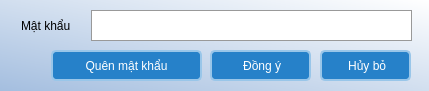
<?xml version="1.0" encoding="utf-8"?>
<ui version="4.0">
	<class>AdminLoginFormClass</class>
	<widget class="QDialog" name="AdminLoginFormClass">
		<property name="geometry">
			<rect>
				<x>0</x>
				<y>0</y>
				<width>429</width>
				<height>91</height>
			</rect>
		</property>
		<property name="windowTitle">
			<string>Đăng Nhập</string>
		</property>
		<property name="windowIcon">
			<iconset>
				<normaloff>../../Images/IriTracker_logo.png</normaloff>../../Images/IriTracker_logo.png
			</iconset>
		</property>
		<property name="styleSheet">
			<string notr="true">
				QDialog {
				background-color: qlineargradient(spread:pad, x1:1, y1:0, x2:0, y2:1, stop:0 #ffffff, stop:1 #a4bedf);
				}
			</string>
		</property>
		<widget class="QLabel" name="label">
			<property name="geometry">
				<rect>
					<x>21</x>
					<y>10</y>
					<width>71</width>
					<height>31</height>
				</rect>
			</property>
			<property name="font">
				<font>
					<pointsize>9</pointsize>
				</font>
			</property>
			<property name="text">
				<string>Mật khẩu</string>
			</property>
		</widget>
		<widget class="QLineEdit" name="passwordInput">
			<property name="geometry">
				<rect>
					<x>91</x>
					<y>10</y>
					<width>321</width>
					<height>31</height>
				</rect>
			</property>
			<property name="styleSheet">
				<string notr="true">
					QLineEdit {
					height: 30px;
					border-radius: 0;
					border: 1px solid #999;
					}
				</string>
			</property>
		</widget>
		<widget class="QPushButton" name="cancelButton">
			<property name="geometry">
				<rect>
					<x>320</x>
					<y>50</y>
					<width>91</width>
					<height>31</height>
				</rect>
			</property>
			<property name="font">
				<font>
					<pointsize>9</pointsize>
				</font>
			</property>
			<property name="styleSheet">
				<string notr="true">
					QPushButton {
					height: 35px;
					padding-left: 10px;
					padding-right: 10px;
					color: #ffffff;
					background-color: #2681c9;
					border-radius: 5px;
					border: 2px solid #99c6e9;
					cursor: pointer;
					}

					QPushButton::hover {
					background-color: #4a9fd1;
					}
				</string>
			</property>
			<property name="text">
				<string> Hủy bỏ</string>
			</property>
			<property name="icon">
				<iconset>
					<normaloff>../../Images/close.png</normaloff>../../Images/close.png
				</iconset>
			</property>
			<property name="iconSize">
				<size>
					<width>13</width>
					<height>13</height>
				</size>
			</property>
		</widget>
		<widget class="QPushButton" name="loginButton">
			<property name="geometry">
				<rect>
					<x>210</x>
					<y>50</y>
					<width>101</width>
					<height>31</height>
				</rect>
			</property>
			<property name="font">
				<font>
					<pointsize>9</pointsize>
				</font>
			</property>
			<property name="styleSheet">
				<string notr="true">
					QPushButton {
					height: 35px;
					padding-left: 10px;
					padding-right: 10px;
					color: #ffffff;
					background-color: #2681c9;
					border-radius: 5px;
					border: 2px solid #99c6e9;
					cursor: pointer;
					}

					QPushButton::hover {
					background-color: #4a9fd1;
					}
				</string>
			</property>
			<property name="text">
				<string> Đồng ý</string>
			</property>
			<property name="icon">
				<iconset>
					<normaloff>../../Images/checkmark.png</normaloff>../../Images/checkmark.png
				</iconset>
			</property>
		</widget>
		<widget class="QPushButton" name="forgotPasswordButton">
			<property name="geometry">
				<rect>
					<x>51</x>
					<y>50</y>
					<width>151</width>
					<height>31</height>
				</rect>
			</property>
			<property name="font">
				<font>
					<pointsize>9</pointsize>
				</font>
			</property>
			<property name="styleSheet">
				<string notr="true">
					QPushButton {
					height: 35px;
					padding-left: 10px;
					padding-right: 10px;
					color: #ffffff;
					background-color: #2681c9;
					border-radius: 5px;
					border: 2px solid #99c6e9;
					cursor: pointer;
					}

					QPushButton::hover {
					background-color: #4a9fd1;
					}
				</string>
			</property>
			<property name="text">
				<string>Quên mật khẩu</string>
			</property>
			<property name="icon">
				<iconset>
					<normaloff>../../Images/forgot_password.png</normaloff>../../Images/forgot_password.png
				</iconset>
			</property>
		</widget>
	</widget>
	<resources/>
	<connections/>
</ui>
